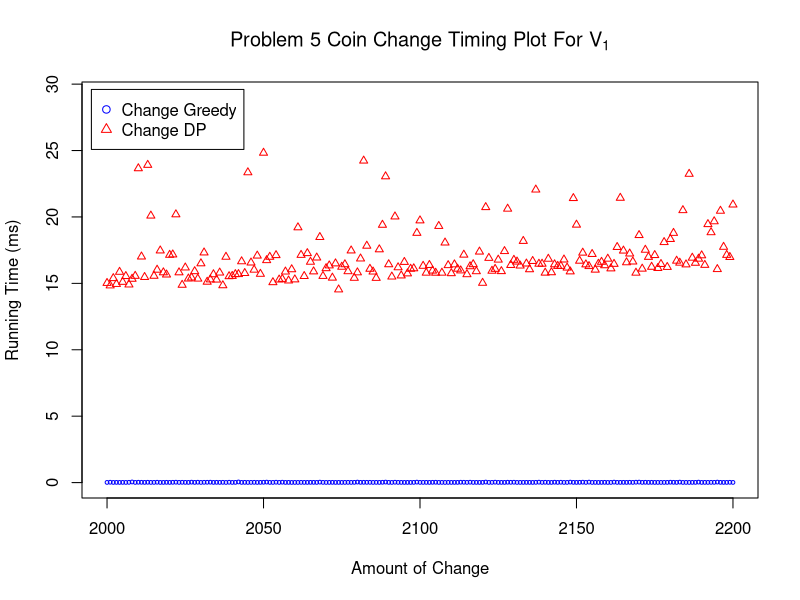
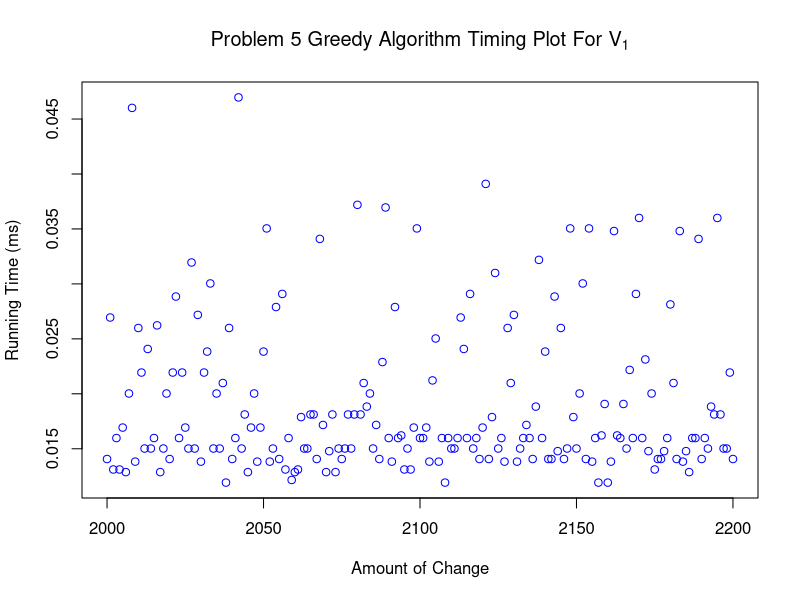
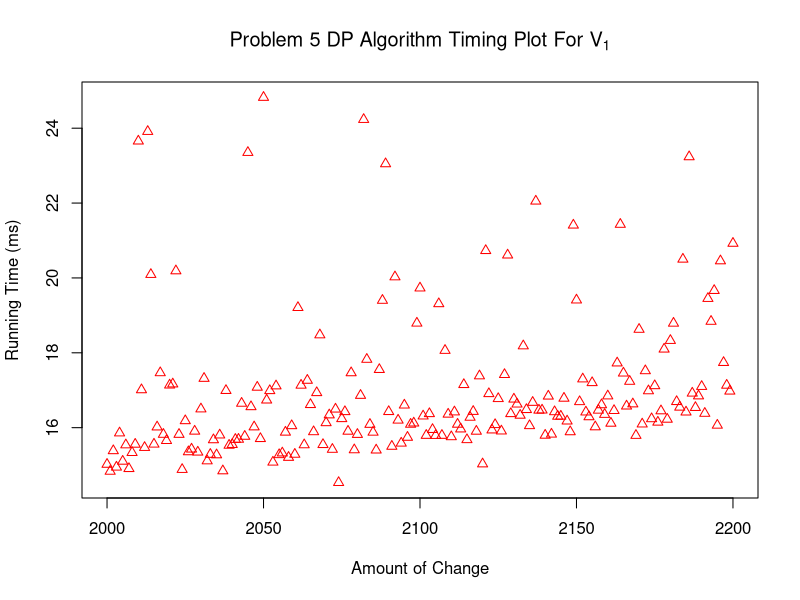

These charts were generated, in order, by the following R code:
data <- read.csv(file="timing5_1.csv",head=TRUE,sep=",")

y1 = data$timing[data$algorithm=="changegreedy"]
y2 = data$timing[data$algorithm=="changedp"]

df <- data.frame(y1, y2, x = data$size[data$algorithm=="changedp"])

plot(y1 ~ x, data=df, type="p", pch=1, cex=0.5, col="blue", xlim=c(2000, 2200), ylim=c(0, 29), main=expression("Problem 5 Coin Change Timing Plot For V"[1]), xlab="Amount of Change", ylab="Running Time (ms)")

lines(y2 ~ x, data=df, type="p", pch=2, cex=0.8, col="red")

legend(1995, 29.6, c("Change Greedy", "Change DP"), pch=c(1,2), col=c("blue","red"))

dev.copy(png, 'time2_1.png')
dev.off()

plot(y1 ~ x, data=df, type="p", pch=1, cex=1, col="blue", xlim=c(2000, 2200), main=expression("Problem 5 Greedy Algorithm Timing Plot For V"[1]), xlab="Amount of Change", ylab="Running Time (ms)")
dev.copy(png, 'time2_1greedy.png')
dev.off()

plot(y2 ~ x, data=df, type="p", pch=2, cex=1, col="red", xlim=c(2000, 2200), main=expression("Problem 5 DP Algorithm Timing Plot For V"[1]), xlab="Amount of Change", ylab="Running Time (ms)")
dev.copy(png, 'time2_1dp.png')
dev.off()